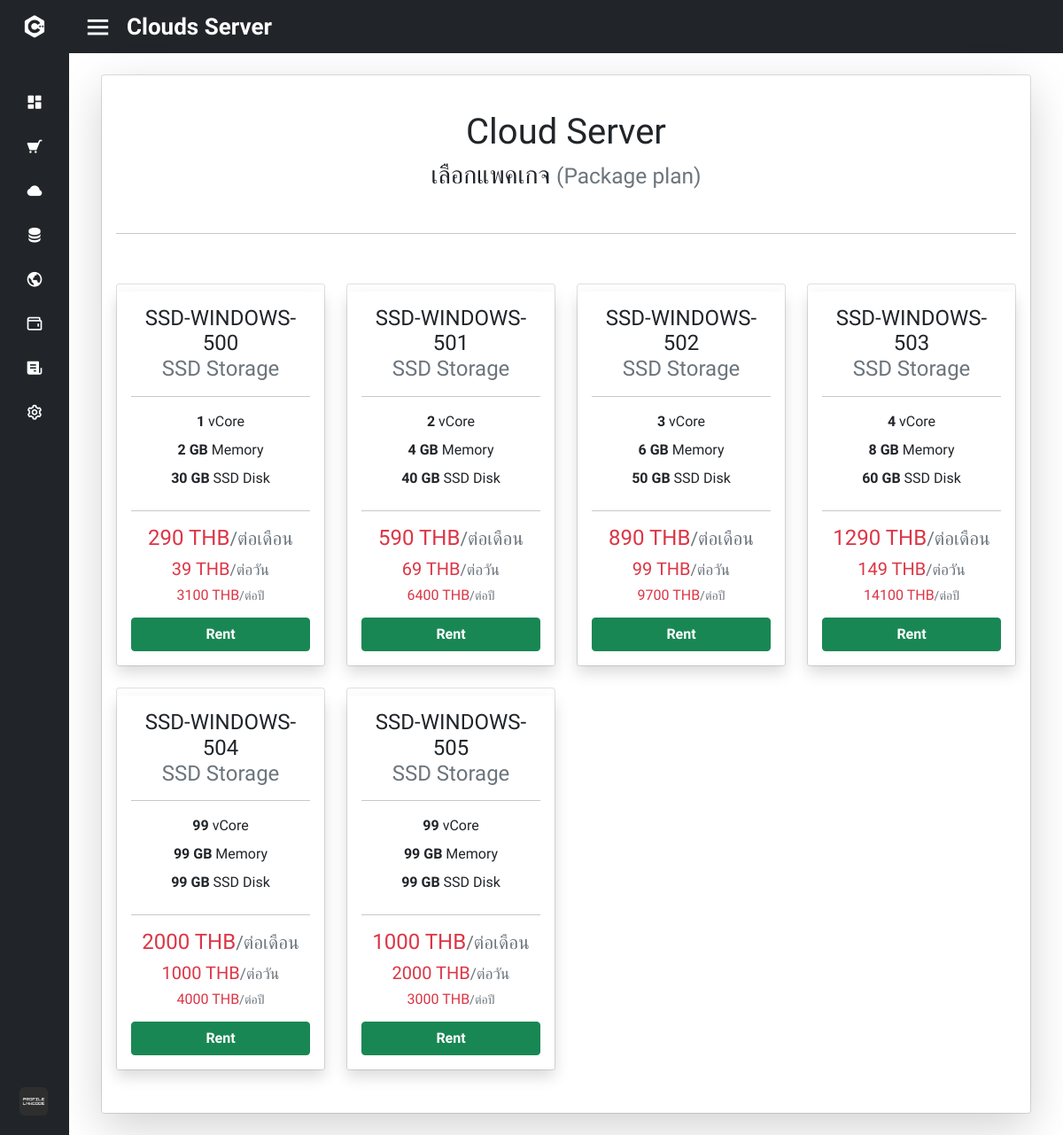
The page /gg/Clouds_server.php (signed in) on the database its author committed.
### tables this page shows
CREATE TABLE IF NOT EXISTS `package_plan_clouds` (
  `pack_clouds_id` int(50) NOT NULL,
  `clouds_pack_core` int(50) NOT NULL,
  `clouds_pack_memory` int(50) NOT NULL,
  `clouds_pack_storage` int(50) NOT NULL,
  `clouds_pack_type` varchar(50) NOT NULL,
  `clouds_pack_price` float NOT NULL DEFAULT 0,
  `clouds_pack_price_d` float DEFAULT NULL,
  `clouds_pack_price_y` float DEFAULT NULL,
  `clouds_pack_name` varchar(50) DEFAULT NULL,
  PRIMARY KEY (`pack_clouds_id`) USING BTREE,
  KEY `FK_package_plan_clouds_period_of_payment` (`clouds_pack_type`) USING BTREE,
  CONSTRAINT `FK_package_plan_clouds_period_of_payment` FOREIGN KEY (`clouds_pack_type`) REFERENCES `period_of_payment` (`pop_id`) ON DELETE NO ACTION ON UPDATE NO ACTION
);

### gg/Clouds_server.php (the view, shortened to what this page needs)
<?php
    require_once 'config/db.php';
?>
<!DOCTYPE html>
<html lang="en" dir="ltr">
  <head>
    <link rel="stylesheet" href="stylet.css">
    <link href='https://unpkg.com/boxicons@2.0.7/css/boxicons.min.css' rel='stylesheet'>
    <link rel="stylesheet" href="https://cdn.jsdelivr.net/npm/bootstrap-icons@1.8.1/font/bootstrap-icons.css">
    <link rel="stylesheet" href="myProjects/webProject/icofont/css/icofont.min.css">
    <link rel="stylesheet" href="https://cdnjs.cloudflare.com/ajax/libs/font-awesome/4.7.0/css/font-awesome.min.css">
    <link href="https://cdn.jsdelivr.net/npm/bootstrap@5.1.3/dist/css/bootstrap.min.css" rel="stylesheet">
   </head>
<body>
  <div class="sidebar close">
    <div class="logo-details">
      <i class='bx bxl-c-plus-plus'></i>
    </div>
    <ul class="nav-links">
      <li>
        <a href="user.php">
          <i class='bx bxs-dashboard'></i>
        </a>
      </li>
      <li>
        <div class="iocn-link">
          <a href="#">
            <i class='bx bxs-cart bx-flip-horizontal' ></i>
          </a>
        </div>
      </li>
      <li>
        <a href="Clouds_server.php">
          <i class='bx bxs-cloud'></i>
        </a>
      </li>
      <li>
        <a href="Hosting.php">
          <i class='bx bxs-data' ></i>
        </a>
      </li>
      <li>
        <a href="Domain.php">
          <i class='bx bx-world' ></i>
        </a>
      </li>
      <li>
        <a href="topup.php">
          <i class='bx bx-wallet'></i>
        </a>
      </li>
      <li>
        <a href="receipt.php">
          <i class='bx bxs-receipt'></i>
        </a>
      </li>
      <li>
        <div class="iocn-link">
          <a href="#">
            <i class='bx bx-cog' ></i>
          </a>
        </div>
      </li>
      <li>
    <div class="profile-details">
      <div class="profile-content">
        <img src="image/profile.jpg" alt="profileImg">
      </div>
    </div>
  </li>
</ul>
  </div>
  <section class="home-section">
    <div class="home-content">
      <i class='bx bx-menu' style='color:#ffffff'></i>
      <span class="text" style='color:#ffffff'>Clouds Server</span>
    </div>
<div class="p-4">
<div class="container">
  <div class="card text-center" style="width: auto;">
    <div class="card-body shadow-lg">
      <br>
            <h1 class="text-center">Cloud Server</h1>
             <h3 class="text-left"> เลือกแพคเกจ <small class="text-muted">(Package plan)</small></h3>
      <br>
        <hr>
        <br>
        <div class="row mt-3 mb-2">
        <?php
          $result = $conn->query("SELECT * FROM package_plan_clouds");
          if ($result !== false) {
          while($item = $result->fetch()) {
        ?>
      <div class="col-6 col-md-6 col-lg-3">
        <div class="card box-shadow mb-4">
            <div class="card-body text-ceenter shadow">
                <h4 class="card-title text-center">SSD-WINDOWS-<?php echo $item['pack_clouds_id'] ?>
                    <div class="font10 text-muted">SSD Storage</div>
                </h4>
                <hr>
                <div class="my-3 text-center col-12 col-md-12 mx-auto">
                    <div class="pb-2"> <b><?php echo $item['clouds_pack_core'] ?></b> vCore </div>
                    <div class="pb-2"> <b><?php echo $item['clouds_pack_memory'] ?> GB</b> Memory </div>
                    <div class="pb-2"> <b><?php echo $item['clouds_pack_storage'] ?> GB </b> SSD Disk </div>
                </div>
                <hr>
                <div class="my-3 text-center col-12 col-md-12 mx-auto">
                    <h4 class="text-danger font-weight-bold  text-center"><?php echo $item['clouds_pack_price'] ?> THB<small class="text-muted font12">/ต่อเดือน</small></h4>
                    <h5 class="text-danger font-weight-bold  text-center"><?php echo $item['clouds_pack_price_d'] ?> THB<small class="text-muted font12">/ต่อวัน</small></h5>
                    <h6 class="text-danger font-weight-bold  text-center"><?php echo $item['clouds_pack_price_y'] ?> THB<small class="text-muted font12">/ต่อปี</small></h6>
                </div>
                <div class="mt-3">
                    <a href="order_clouds.php?item=<?= $item['pack_clouds_id']; ?>" class="btn btn-success w-100 p- fw-bold">Rent</a>
                </div>
            </div>
        </div>
    </div>
    <?php }
             } ?>
        </div>
    </div>
  </div>
</div>
</section>
</body>
</html>

### gg/stylet.css (style rules this page uses)
* { margin: 0; padding: 0; box-sizing: border-box; font-family: 'Mitr', sans-serif; }
.sidebar { position: fixed; top: 0; left: 0; height: 100%; width: 260px; background: #212529; z-index: 100; transition: all 0.5s ease; }
.sidebar.close { width: 78px; }
.sidebar .logo-details { height: 60px; width: 100%; display: flex; align-items: center; }
.sidebar .logo-details i { font-size: 30px; color: #fff; height: 50px; min-width: 78px; text-align: center; line-height: 50px; }
.sidebar .nav-links { height: 100%; padding: 30px 0 150px 0; overflow: auto; }
.sidebar.close .nav-links { overflow: visible; }
.sidebar .nav-links li { position: relative; list-style: none; transition: all 0.4s ease; }
.sidebar .nav-links li .iocn-link { display: flex; align-items: center; justify-content: space-between; }
.sidebar.close .nav-links li .iocn-link { display: block }
.sidebar .nav-links li i { height: 50px; min-width: 78px; text-align: center; line-height: 50px; color: #fff; font-size: 20px; cursor: pointer; transition: all 0.3s ease; }
.sidebar .nav-links li a { display: flex; align-items: center; text-decoration: none; }
.sidebar .profile-details { position: fixed; bottom: 0; width: 260px; display: flex; align-items: center; justify-content: space-between; background: #212529; padding: 12px 0; transition: all 0.5s ease; }
.sidebar.close .profile-details { background: none; }
.sidebar.close .profile-details { width: 78px; }
.sidebar .profile-details .profile-content { display: flex; align-items: center; }
.sidebar .profile-details img { height: 52px; width: 52px; object-fit: cover; border-radius: 16px; margin: 0 14px 0 12px; background: #212529; transition: all 0.5s ease; }
.sidebar.close .profile-details img { padding: 10px; }
.home-section { position: relative; background: #fff; height: 100vh; left: 260px; width: calc(100% - 260px); transition: all 0.5s ease; }
.sidebar.close ~ .home-section { left: 78px; width: calc(100% - 78px); }
.home-section .home-content { height: 60px; display: flex; align-items: center; }
.home-section .home-content .bx-menu, .home-section .home-content .text { color: #11101d; font-size: 35px; }
.home-section .home-content .bx-menu { margin: 0 15px; cursor: pointer; }
.home-section .home-content .text { font-size: 26px; font-weight: 600; }
.home-content { background: #212529; }

### rows shown on the page
package_plan_clouds: pack_clouds_id "500", clouds_pack_core "1", clouds_pack_memory "2", clouds_pack_storage "30", clouds_pack_price "290", clouds_pack_price_d "39", clouds_pack_price_y "3100"
package_plan_clouds: pack_clouds_id "501", clouds_pack_core "2", clouds_pack_memory "4", clouds_pack_storage "40", clouds_pack_price "590", clouds_pack_price_d "69", clouds_pack_price_y "6400"
package_plan_clouds: pack_clouds_id "502", clouds_pack_core "3", clouds_pack_memory "6", clouds_pack_storage "50", clouds_pack_price "890", clouds_pack_price_d "99", clouds_pack_price_y "9700"
package_plan_clouds: pack_clouds_id "503", clouds_pack_core "4", clouds_pack_memory "8", clouds_pack_storage "60", clouds_pack_price "1290", clouds_pack_price_d "149", clouds_pack_price_y "14100"
package_plan_clouds: pack_clouds_id "504", clouds_pack_core "99", clouds_pack_memory "99", clouds_pack_storage "99", clouds_pack_price "2000", clouds_pack_price_d "1000", clouds_pack_price_y "4000"
package_plan_clouds: pack_clouds_id "505", clouds_pack_core "99", clouds_pack_memory "99", clouds_pack_storage "99", clouds_pack_price "1000", clouds_pack_price_d "2000", clouds_pack_price_y "3000"
